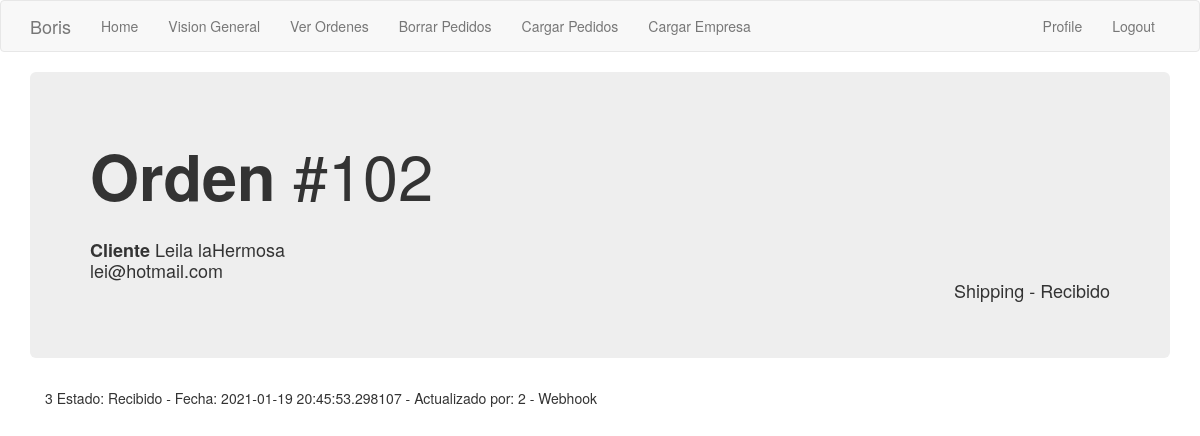
The app's page /historia_orden/3 (signed in), older data.
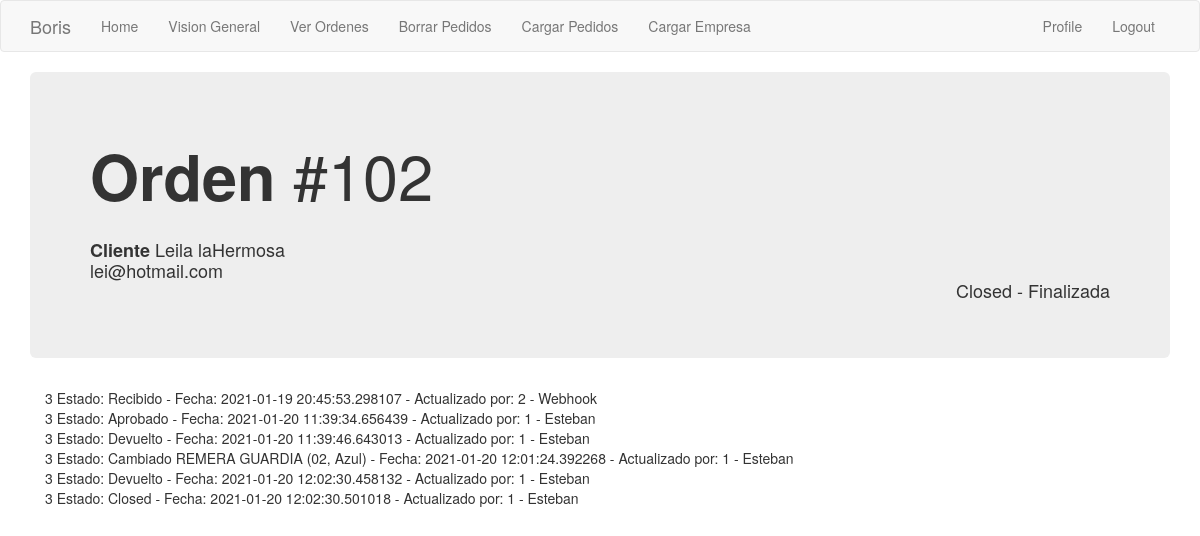
The same page, newer data.
### app/models.py (models this page shows, shortened)
class Order_header(db.Model):
    id = db.Column(db.Integer, primary_key=True)
    order_number = db.Column(db.Integer, index=True)
    order_id_anterior = db.Column(db.Integer)
    creation_date = db.Column(db.String(35), index=True)
    last_update_date = db.Column(db.String(35))
    payment_method = db.Column(db.String(10))
    payment_card = db.Column(db.String(10))
    courier_order_id = db.Column(db.String(64), index=True)
    status = db.Column(db.String(15))
    sub_status = db.Column(db.String(15))
    customer_address = db.Column(db.String(64))
    customer_number = db.Column(db.String(10))
    customer_floor = db.Column(db.String(10))
    customer_zipcode = db.Column(db.String(8))
    customer_locality = db.Column(db.String(64))
    customer_city = db.Column(db.String(64))
    customer_province = db.Column(db.String(64))
    customer_country = db.Column(db.String(64))
    detalle = db.relationship('Order_detail', backref='productos', lazy='dynamic')
    transaction = db.relationship('Transaction_log', backref='transaccion', lazy='dynamic')
    customer_id = db.Column(db.Integer, db.ForeignKey('customer.id'))
    store = db.Column(db.Integer, db.ForeignKey('company.store_id'))

class Customer(db.Model):
    id = db.Column(db.Integer, primary_key=True)
    platform = db.Column(db.String(64), index=True)
    name = db.Column(db.String(64), index=True)
    email = db.Column(db.String(120), index=True, unique=True)
    phone = db.Column(db.String(15))
    orders = db.relationship('Order_header', backref='buyer', lazy='dynamic')

class Transaction_log(db.Model):
    id = db.Column(db.Integer, primary_key=True)
    sub_status = db.Column(db.String(15))
    fecha = db.Column(db.DateTime, default=datetime.utcnow)
    username = db.Column(db.String(64))
    order_id = db.Column(db.Integer, db.ForeignKey('order_header.id'))
    user_id = db.Column(db.Integer, db.ForeignKey('user.id'))

### app/main/routes.py (the view)
@bp.route('/historia_orden/<orden_id>', methods=['GET', 'POST'])
@login_required
def historia_orden(orden_id):
    orden = Order_header.query.filter_by(id=orden_id).first()
    historia = Transaction_log.query.filter_by(order_id=orden_id).all()
    return render_template('historia_orden.html', orden=orden, historia=historia, customer=orden.buyer)

### app/main/routes.py (called while the page is built)
@bp.before_app_request
def before_request():
    if current_user.is_authenticated:
        current_user.last_seen = datetime.utcnow()
        db.session.commit()

### app/models.py (called while the page is built)
@login.user_loader
def load_user(id):
    return User.query.get(int(id))

### app/templates/historia_orden.html
{% extends "base.html" %}
{% block app_content %}
    <div class='jumbotron'>
        <h1>
            <strong>Orden </strong>#{{orden.order_number}}
        </h1>
        <h4>
            <br> <strong> Cliente </strong>{{customer.name}}
            <br>         {{customer.email}}
            <div class="text-right"> {{orden.status}} - {{orden.sub_status}} </div>
        </h4>
    </div>
    <div class='container'>
        {% for i in historia %}
            {{i.order_id}}
            Estado: {{i.sub_status}} -
            Fecha: {{i.fecha}} -
            Actualizado por: {{i.user_id}} - {{i.username}}
            <br>
        {% endfor %}
    </div>
{% endblock %}

### app/templates/base.html (shortened to what this page needs)
{% extends 'bootstrap/base.html' %}
{% block navbar %}
    <nav class="navbar navbar-default">
        <div class="container">
            <div class="navbar-header">
                <a class="navbar-brand" href="{{ url_for('main.index') }}">Boris</a>
            </div>
            <div class="collapse navbar-collapse" id="bs-example-navbar-collapse-1">
                <ul class="nav navbar-nav">
                    <li><a href="{{ url_for('main.index') }}"> Home </a></li>
                    <li><a href="{{ url_for('main.vision_general') }}"> Vision General </a></li>
                    <li><a href="{{ url_for('main.ver_ordenes', estado='all') }}"> Ver Ordenes </a></li>
                    <li><a href="{{ url_for('main.borrar_pedidos') }}"> Borrar Pedidos</a></li>
                    <li><a href="{{ url_for('main.upload_pedidos') }}"> Cargar Pedidos</a></li>
                    <li><a href="{{ url_for('main.cargar_empresa') }}"> Cargar Empresa</a></li>
                </ul>
                <ul class="nav navbar-nav navbar-right">
                    {% if current_user.is_anonymous %}
                    <li><a href="{{ url_for('auth.login') }}"> Login </a></li>
                    <li> <a href="{{ url_for('auth.alta_usuario') }}"> Alta de Usuarios </a></li>
                    {% else %}
                    <li><a href="{{ url_for('main.user', username=current_user.username) }}"> Profile </a></li>
                    <li><a href="{{ url_for('auth.logout') }}">{{ 'Logout' }}</a></li>
                    {% endif %}
                </ul>
            </div>
        </div>
    </nav>
{% endblock %}
{% block content %}
    <div class="container">
        {% block app_content %}{% endblock %}
    </div>
{% endblock %}

Row changes from the older to the newer data that the page shows:
changed Order_header: status "Shipping" → "Closed"; sub_status "Recibido" → "Finalizada"
added Transaction_log: order_id "3", sub_status "Aprobado", fecha "2021-01-20 11:39:34.656439", user_id "1", username "Esteban"
added Transaction_log: order_id "3", sub_status "Devuelto", fecha "2021-01-20 11:39:46.643013", user_id "1", username "Esteban"
added Transaction_log: order_id "3", sub_status "Cambiado REMERA GUARDIA (02, Azul)", fecha "2021-01-20 12:01:24.392268", user_id "1", username "Esteban"
added Transaction_log: order_id "3", sub_status "Devuelto", fecha "2021-01-20 12:02:30.458132", user_id "1", username "Esteban"
added Transaction_log: order_id "3", sub_status "Closed", fecha "2021-01-20 12:02:30.501018", user_id "1", username "Esteban"
